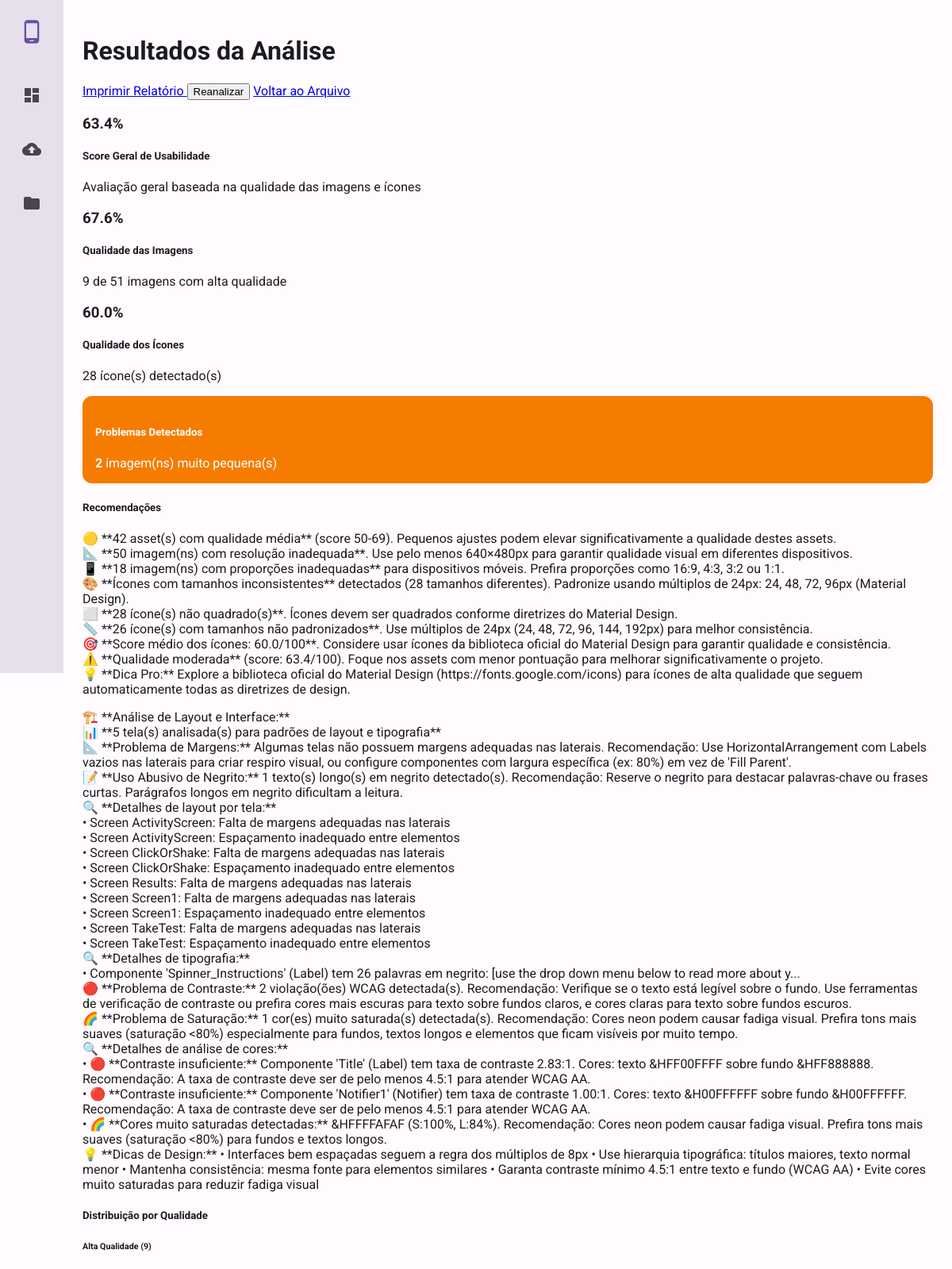
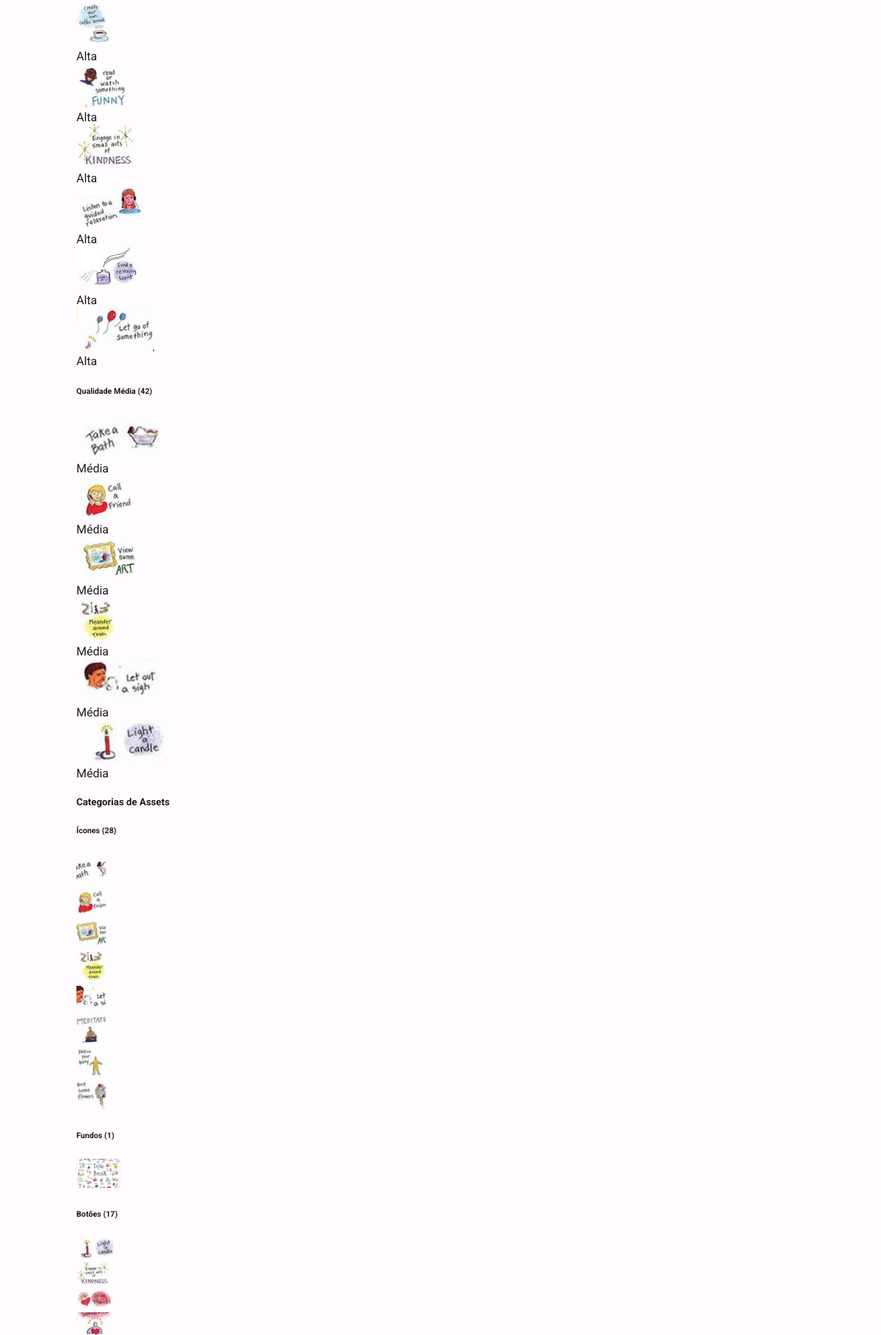
Screenshot of /files/1/results/ (upper part) with the database file from the repository (2 pictures, top to bottom).
### analyzer/models.py (models this page shows, shortened)
class UsabilityEvaluation(models.Model):
    aia_file = models.OneToOneField(AiaFile, on_delete=models.CASCADE, related_name='evaluation')
    image_quality_score = models.FloatField(default=0)
    icon_quality_score = models.FloatField(default=0)
    overall_usability_score = models.FloatField(default=0)
    high_quality_images_count = models.IntegerField(default=0)
    low_quality_images_count = models.IntegerField(default=0)
    oversized_images_count = models.IntegerField(default=0)
    undersized_images_count = models.IntegerField(default=0)
    recommendations = models.TextField(blank=True)
    evaluated_at = models.DateTimeField(auto_now_add=True)
    @property
    def total_issues(self):
        return (self.low_quality_images_count +
                self.oversized_images_count +
                self.undersized_images_count)

class ImageAsset(models.Model):
    QUALITY_CHOICES = [
        ('low', 'Baixa'),
        ('medium', 'Média'),
        ('high', 'Alta'),
        ('excellent', 'Excelente'),
    ]
    ASSET_TYPE_CHOICES = [
        ('image', 'Imagem'),
        ('icon', 'Ícone'),
        ('background', 'Fundo'),
        ('button', 'Botão'),
        ('other', 'Outro'),
    ]
    aia_file = models.ForeignKey(AiaFile, on_delete=models.CASCADE, related_name='images')
    name = models.CharField(max_length=255)
    original_path = models.CharField(max_length=500)  # Path within the .aia file
    extracted_file = models.ImageField(upload_to='extracted_images/')
    width = models.IntegerField()
    height = models.IntegerField()
    file_size = models.IntegerField()  # in bytes
    format = models.CharField(max_length=10)  # PNG, JPG, etc.
    quality_score = models.FloatField(null=True, blank=True)  # 0-100 scale
    quality_rating = models.CharField(max_length=10, choices=QUALITY_CHOICES, null=True, blank=True)
    asset_type = models.CharField(max_length=20, choices=ASSET_TYPE_CHOICES, default='image')
    resolution_adequate = models.BooleanField(null=True, blank=True)
    aspect_ratio_appropriate = models.BooleanField(null=True, blank=True)
    file_size_optimized = models.BooleanField(null=True, blank=True)
    material_icon_style = models.CharField(max_length=20, null=True, blank=True)  # filled, outlined, round, sharp, twotone
    is_material_icon = models.BooleanField(default=False)
    created_at = models.DateTimeField(auto_now_add=True)

### analyzer/views.py (the view)
# urls.py: path('files/<int:pk>/results/', views.analysis_results, name='analysis_results'),
def analysis_results(request, pk):
    aia_file = get_object_or_404(AiaFile, pk=pk)
    if not aia_file.is_analyzed:
        messages.warning(request, 'Este arquivo ainda não foi analisado.')
        return redirect('file_detail', pk=pk)
    evaluation = get_object_or_404(UsabilityEvaluation, aia_file=aia_file)
    images = aia_file.images.all()
    high_quality_images = images.filter(quality_rating__in=['high', 'excellent'])
    medium_quality_images = images.filter(quality_rating='medium')
    low_quality_images = images.filter(quality_rating='low')
    icons = images.filter(asset_type='icon')
    backgrounds = images.filter(asset_type='background')
    buttons = images.filter(asset_type='button')
    other_images = images.filter(asset_type__in=['image', 'other'])
    context = {
        'aia_file': aia_file,
        'evaluation': evaluation,
        'images': images,
        'high_quality_images': high_quality_images,
        'medium_quality_images': medium_quality_images,
        'low_quality_images': low_quality_images,
        'icons': icons,
        'backgrounds': backgrounds,
        'buttons': buttons,
        'other_images': other_images,
    }
    return render(request, 'analyzer/analysis_results.html', context)

### analyzer/templates/analyzer/analysis_results.html (shortened to what this page needs)
{% extends 'analyzer/base.html' %}
{% block content %}
<div class="d-flex justify-content-between flex-wrap flex-md-nowrap align-items-center pt-3 pb-2 mb-3 border-bottom">
    <h1 class="h2">
         Resultados da Análise
    </h1>
    <div class="btn-toolbar mb-2 mb-md-0">
        <a href="{% url 'print_analysis' aia_file.pk %}" class="btn btn-outline-info me-2" target="_blank">
             Imprimir Relatório
        </a>
        <form method="post" action="{% url 'analyze_file' aia_file.pk %}" class="me-2" style="display: inline;">
            <button type="submit" class="btn btn-primary"
                    onclick="return confirm('Deseja reanalizar este arquivo? Isso atualizará todos os scores com o sistema de pontuação granular.')">
                 Reanalizar
            </button>
        </form>
        <a href="{% url 'file_detail' aia_file.pk %}" class="btn btn-outline-secondary">
             Voltar ao Arquivo
        </a>
    </div>
</div>
<div class="row mb-4">
    <div class="col-md-4">
        <div class="card text-center">
            <div class="card-body">
                <h3 class="text-primary mt-2">{{ evaluation.overall_usability_score|floatformat:1 }}%</h3>
                <h5 class="card-title">Score Geral de Usabilidade</h5>
                <p class="text-muted">Avaliação geral baseada na qualidade das imagens e ícones</p>
            </div>
        </div>
    </div>
    <div class="col-md-4">
        <div class="card text-center">
            <div class="card-body">
                <h3 class="text-info mt-2">{{ evaluation.image_quality_score|floatformat:1 }}%</h3>
                <h5 class="card-title">Qualidade das Imagens</h5>
                <p class="text-muted">{{ evaluation.high_quality_images_count }} de {{ images.count }} imagens com alta qualidade</p>
            </div>
        </div>
    </div>
    <div class="col-md-4">
        <div class="card text-center">
            <div class="card-body">
                <h3 class="text-warning mt-2">{{ evaluation.icon_quality_score|floatformat:1 }}%</h3>
                <h5 class="card-title">Qualidade dos Ícones</h5>
                <p class="text-muted">{{ icons.count }} ícone(s) detectado(s)</p>
            </div>
        </div>
    </div>
</div>
{% if evaluation.total_issues > 0 %}
<div class="row mb-4">
    <div class="col-md-12">
        <div class="alert alert-warning">
            <h5> Problemas Detectados</h5>
            <div class="row">
                {% if evaluation.undersized_images_count > 0 %}
                <div class="col-md-3">
                    <strong>{{ evaluation.undersized_images_count }}</strong> imagem(ns) muito pequena(s)
                </div>
                {% endif %}
            </div>
        </div>
    </div>
</div>
{% endif %}
<div class="row mb-4">
    <div class="col-md-12">
        <div class="card">
            <div class="card-header">
                <h5 class="card-title mb-0">
                     Recomendações
                </h5>
            </div>
            <div class="card-body">
                {% if evaluation.recommendations %}
                    <div class="recommendations">
                        {{ evaluation.recommendations|linebreaks }}
                    </div>
                {% else %}
                    <p class="text-success">
                        <i class="bi bi-check-circle"></i>
                        Parabéns! Nenhum problema significativo detectado.
                    </p>
                {% endif %}
            </div>
        </div>
    </div>
</div>
<div class="row mb-4">
    <div class="col-md-12">
        <div class="card">
            <div class="card-header">
                <h5 class="card-title mb-0">
                     Distribuição por Qualidade
                </h5>
            </div>
            <div class="card-body">
                <div class="row">
                    {% if high_quality_images %}
                    <div class="col-md-6 mb-3">
                        <h6 class="text-success">
                            Alta Qualidade ({{ high_quality_images.count }})
                        </h6>
                        <div class="row">
                            {% for image in high_quality_images|slice:":6" %}
                                <div class="col-4 col-md-2 mb-2">
                                    <img src="{{ image.extracted_file.url }}"
                                         class="img-thumbnail"
                                         style="height: 60px; object-fit: cover;"
                                         title="{{ image.name }}">
                                    <div class="text-center mt-1">
                                        <span class="badge bg-success quality-badge">
                                            {{ image.get_quality_rating_display }}
                                        </span>
                                    </div>
                                </div>
                            {% endfor %}
                        </div>
                    </div>
                    {% endif %}
                    {% if medium_quality_images %}
                    <div class="col-md-6 mb-3">
                        <h6 class="text-warning">
                            Qualidade Média ({{ medium_quality_images.count }})
                        </h6>
                        <div class="row">
                            {% for image in medium_quality_images|slice:":6" %}
                                <div class="col-4 col-md-2 mb-2">
                                    <img src="{{ image.extracted_file.url }}"
                                         class="img-thumbnail"
                                         style="height: 60px; object-fit: cover;"
                                         title="{{ image.name }}">
                                    <div class="text-center mt-1">
                                        <span class="badge bg-warning quality-badge">
                                            {{ image.get_quality_rating_display }}
                                        </span>
                                    </div>
                                </div>
                            {% endfor %}
                        </div>
                    </div>
                    {% endif %}
                </div>
            </div>
        </div>
    </div>
</div>
<div class="row mb-4">
    <div class="col-md-12">
        <div class="card">
            <div class="card-header">
                <h5 class="card-title mb-0">
                     Categorias de Assets
                </h5>
            </div>
            <div class="card-body">
                <div class="row">
                    {% if icons %}
                    <div class="col-md-3 mb-3">
                        <h6> Ícones ({{ icons.count }})</h6>
                        <div class="d-flex flex-wrap">
                            {% for icon in icons|slice:":8" %}
                                <div class="me-2 mb-2">
                                    <img src="{{ icon.extracted_file.url }}"
                                         class="img-thumbnail"
                                         style="width: 40px; height: 40px; object-fit: cover;"
                                         title="{{ icon.name }}">
                                </div>
                            {% endfor %}
                        </div>
                    </div>
                    {% endif %}
                    {% if backgrounds %}
                    <div class="col-md-3 mb-3">
                        <h6> Fundos ({{ backgrounds.count }})</h6>
                        <div class="d-flex flex-wrap">
                            {% for bg in backgrounds|slice:":4" %}
                                <div class="me-2 mb-2">
                                    <img src="{{ bg.extracted_file.url }}"
                                         class="img-thumbnail"
                                         style="width: 60px; height: 40px; object-fit: cover;"
                                         title="{{ bg.name }}">
                                </div>
                            {% endfor %}
                        </div>
                    </div>
                    {% endif %}
                    {% if buttons %}
                    <div class="col-md-3 mb-3">
                        <h6> Botões ({{ buttons.count }})</h6>
                        <div class="d-flex flex-wrap">
                            {% for btn in buttons|slice:":6" %}
                                <div class="me-2 mb-2">
                                    <img src="{{ btn.extracted_file.url }}"
                                         class="img-thumbnail"
                                         style="width: 50px; height: 30px; object-fit: cover;"
                                         title="{{ btn.name }}">
                                </div>
                            {% endfor %}
                        </div>
                    </div>
                    {% endif %}
                </div>
            </div>
        </div>
    </div>
</div>
{% endblock %}

### analyzer/templates/analyzer/base.html (shortened to what this page needs)
<!DOCTYPE html>
<html lang="pt-BR">
<head>
    <link href="https://unpkg.com/material-components-web@latest/dist/material-components-web.min.css" rel="stylesheet">
</head>
<body>
    <div class="app-layout">
        <nav class="navigation-rail">
            <div class="logo">
                <span class="material-icons" style="font-size: 32px; color: var(--md-sys-color-primary);">
                </span>
            </div>
            <a href="{% url 'dashboard' %}" class="nav-item" title="Dashboard">
                <span class="material-icons">dashboard</span>
            </a>
            <a href="{% url 'upload_file' %}" class="nav-item" title="Upload">
                <span class="material-icons">cloud_upload</span>
            </a>
            <a href="{% url 'file_list' %}" class="nav-item" title="Arquivos">
                <span class="material-icons">folder</span>
            </a>
        </nav>
        <main class="main-content">
            {% block content %}
            {% endblock %}
        </main>
    </div>
</body>
</html>

### analyzer/templates/analyzer/base.html (style rules this page uses)
:root { --md-sys-color-primary: #6750A4; --md-sys-color-on-primary: #FFFFFF; --md-sys-color-primary-container: #EADDFF; --md-sys-color-on-primary-container: #21005D; --md-sys-color-secondary: #625B71; --md-sys-color-on-secondary: #FFFFFF; --md-sys-color-secondary-container: #E8DEF8; --md-sys-color-on-secondary-container: #1D192B; --md-sys-color-tertiary: #7D5260; --md-sys-color-on-tertiary: #FFFFFF; --md-sys-color-surface: #FFFBFE; --md-sys-color-on-surface: #1C1B1F; --md-sys-color-surface-variant: #E7E0EC; --md-sys-color-on-surface-variant: #49454F; --md-sys-color-error: #B3261E; --md-sys-color-on-error: #FFFFFF; --md-sys-color-error-container: #F9DEDC; --md-sys-color-on-error-container: #410E0B; --md-sys-color-success: #0D8043; --md-sys-color-on-success: #FFFFFF; --md-sys-color-warning: #F57C00; --md-sys-color-on-warning: #FFFFFF; }
body { font-family: 'Roboto', sans-serif; background-color: var(--md-sys-color-surface); color: var(--md-sys-color-on-surface); margin: 0; }
.app-layout { display: flex; min-height: 100vh; }
.navigation-rail { width: 80px; background-color: var(--md-sys-color-surface-variant); display: flex; flex-direction: column; align-items: center; padding: 24px 0; position: fixed; height: 100vh; z-index: 100; }
.navigation-rail .logo { margin-bottom: 32px; }
.navigation-rail .nav-item { width: 56px; height: 56px; border-radius: 16px; display: flex; align-items: center; justify-content: center; margin-bottom: 12px; cursor: pointer; transition: all 0.2s ease; color: var(--md-sys-color-on-surface-variant); text-decoration: none; }
.main-content { margin-left: 80px; flex: 1; padding: 24px; }
.alert { padding: 16px; border-radius: 12px; margin: 16px 0; }
.alert-warning { background-color: var(--md-sys-color-warning); color: var(--md-sys-color-on-warning); }

### rows the page displays
UsabilityEvaluation: overall_usability_score "63.4", image_quality_score "67.6", high_quality_images_count "9", icon_quality_score "60.0", undersized_images_count "2", recommendations "🟡 **42 asset(s) com qualidade média** (score 50-69). Pequenos ajustes podem elevar significativamente a qualidade destes assets. 📐 **50 imagem(ns) com resolução inadequada**. Use pelo menos 640×480px para garantir qualidade visual em diferentes dispositivos. 📱 **18 imagem(ns) com proporções inadequadas** para dispositivos móveis. Prefira proporções como 16:9, 4:3, 3:2 ou 1:1. 🎨 **Ícones com tamanhos inconsistentes** detectados (28 tamanhos diferentes). Padronize usando múltiplos de 24px: 24, 48, 72, 96px (Material Design). ⬜ **28 ícone(s) não quadrado(s)**. Ícones devem ser quadrados conforme diretrizes do Material Design. 📏 **26 ícone(s) com tamanhos não padronizados**. Use múltiplos de…"
ImageAsset: extracted_file (picture), quality_rating "Alta"
ImageAsset: extracted_file (picture), quality_rating "Alta"
ImageAsset: extracted_file (picture), quality_rating "Alta"
ImageAsset: extracted_file (picture), quality_rating "Alta"
ImageAsset: extracted_file (picture), quality_rating "Alta"
ImageAsset: extracted_file (picture), quality_rating "Alta"
ImageAsset: extracted_file (picture), quality_rating "Média"
ImageAsset: extracted_file (picture), quality_rating "Média"
ImageAsset: extracted_file (picture), quality_rating "Média"
ImageAsset: extracted_file (picture), quality_rating "Média"
ImageAsset: extracted_file (picture), quality_rating "Média"
ImageAsset: extracted_file (picture), quality_rating "Média"
ImageAsset: extracted_file (picture)
ImageAsset: extracted_file (picture)
ImageAsset: extracted_file (picture)
ImageAsset: extracted_file (picture)
ImageAsset: extracted_file (picture)
ImageAsset: extracted_file (picture)

### other values shown
{{ images.count }} "51"
{{ icons.count }} "28"
{{ high_quality_images.count }} "9"
{{ medium_quality_images.count }} "42"
{{ backgrounds.count }} "1"
{{ buttons.count }} "17"
